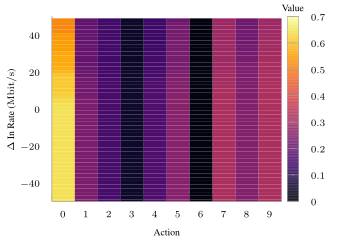

Write gnuplot code to recreate this figure.
set terminal tikz standalone color size 9cm,6cm font '\scriptsize' preamble '\usepackage{microtype} \usepackage{times} \usepackage[T1]{fontenc} \usepackage[binary-units, per-mode=symbol]{siunitx}\sisetup{detect-all}' createstyle
set output "policy-16-tcp-f6-mean.tex"

#load "parula.pal"
load "inferno.pal"

set style line 102 lc rgb '#a0a0a0' lt 1 lw 1
#set style boxplot outliers pointtype 7
#set style data boxplot
set border ls 102
set colorbox border 102
set key textcolor rgb "black"
set tics textcolor rgb "black"
set label textcolor rgb "black"

set border 3
set grid y
set xtics nomirror
set xtics offset 1.5,0
set xtics (0, 1, 2, 3, 4, 5, 6, 7, 8, 9)
set ytics nomirror

set datafile separator ","

set xlabel "Action"
set ylabel "$\\Delta$ In Rate ($\\si{\\mega\\bit\\per\\second}$)"
set label "Value" at graph 0.98,1.05

set yrange [-50.0:50.0]
set xrange [0.0:10.0]
#set key inside bottom right

#set lmargin at screen 0.05;
#set rmargin at screen 1.1;
#set bmargin at screen 0.1;
#set tmargin at screen 0.95;

#set log cb

xs(x) = x - .5
ys(y) = y * (100.0 / 50.0) - 50.0

plot '../results/tcp-action-f6-16-mean-p.csv' matrix u (xs($1)):(ys($2)):3 every ::1 with image pixels notitle

set out
